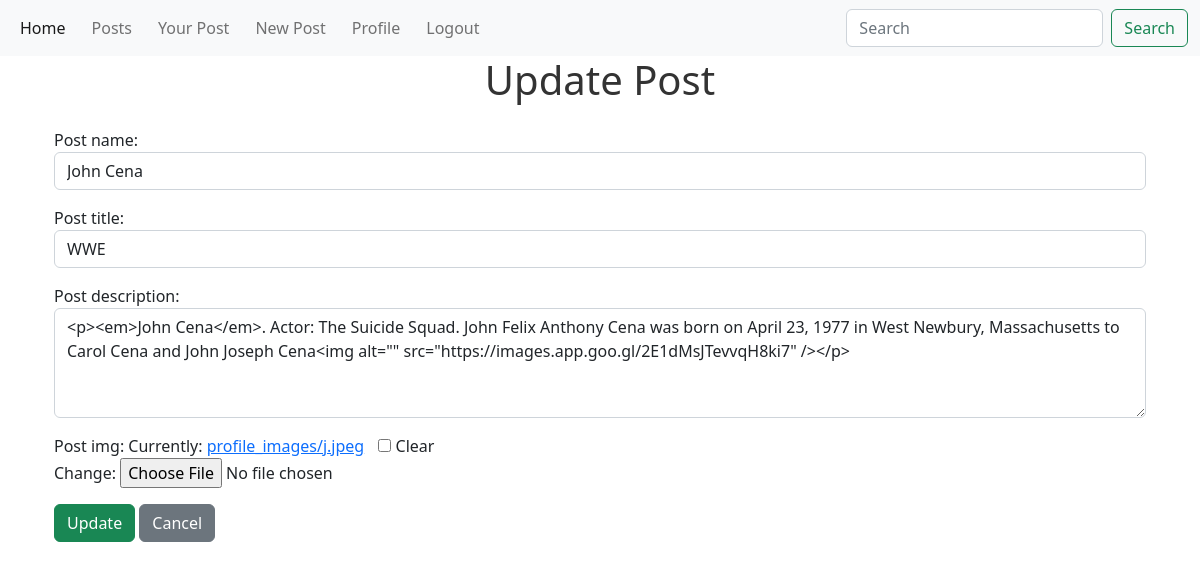
The page /post/update/34/ (signed in) on the database its author committed.
### user_profile/models.py (models this page shows, shortened)
class Post(models.Model):
    post_owner = models.ForeignKey(User, on_delete=models.CASCADE)
    post_name = models.CharField(max_length=200, blank=True)
    post_like = models.ManyToManyField(User, related_name='blog_posts_likes')
    post_comment = models.CharField(max_length=200, blank=True)
    post_title = models.CharField(max_length=200, blank=True)
    post_description = RichTextField(blank=True)
    post_img = models.ImageField(upload_to='profile_images/', null=True, blank=True)

### user_profile/views.py (the view)
# urls.py: path('post/update/<int:post_id>/', views.update_your_post, name='update_your_post'),
@login_required
def update_your_post(request, post_id):
    post = get_object_or_404(Post, id=post_id)
    if request.method == 'POST':
        form = PostForm(request.POST, request.FILES, instance=post)
        if form.is_valid():
            form.save()
            messages.success(request, 'Post updated successfully!')
            return redirect('post')
    else:
        form = PostForm(instance=post)
    return render(request, 'user_profile/update_post.html', {'form': form})

### user_profile/forms.py
class PostForm(forms.ModelForm):
    class Meta:
        model = Post
        fields = ['post_name', 'post_title', 'post_description', 'post_img']
        widgets = {
            'post_name': forms.TextInput(attrs={'class': 'form-control', 'placeholder': 'Enter post name'}),
            'post_title': forms.TextInput(attrs={'class': 'form-control', 'placeholder': 'Enter post title'}),
            'post_description': forms.Textarea(attrs={
                'class': 'form-control',
                'rows': 4,
                'placeholder': 'Write your description here...'
            }),
            'post_img': forms.ClearableFileInput(attrs={'class': 'form-control-file'}),
        }

### user_profile/templates/user_profile/update_post.html (shortened to what this page needs)
{% extends 'base.html' %}
{% block content %}
    <h1 class="text-center">Update Post</h1>
    <div class="container mt-4">
        <form method="POST" enctype="multipart/form-data">
            {{ form.as_p }}
            <button type="submit" class="btn btn-success">Update</button>
            <a href="{% url 'your_post' %}" class="btn btn-secondary">Cancel</a>
        </form>
    </div>
{% endblock %}

### static/css.css (style rules this page uses)
body { background-color: red; }
h1 { text-align: center; margin-bottom: 20px; color: #333; }
button { background-color: #007bff; color: white; border: none; border-radius: 4px; padding: 10px 15px; cursor: pointer; transition: background-color 0.3s; }
a { color: #007bff; text-decoration: none; margin-right: 10px; }
button, a { display: inline-block; }

### rows shown on the page
Post: post_name "John Cena", post_title "WWE", post_description "<p><em>John Cena</em>. Actor: The Suicide Squad. John Felix Anthony Cena was born on April 23, 1977 in West Newbury, Massachusetts to Carol Cena and John Joseph Cena<img alt=\"\" src=\"https://images.app.goo.gl/2E1dMsJTevvqH8ki7\" /></p>"
